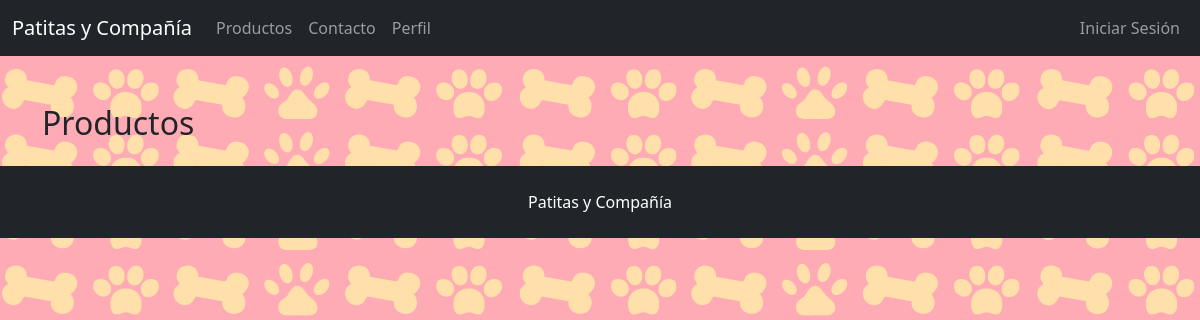
/productos/, run on an earlier commit of the app's database.
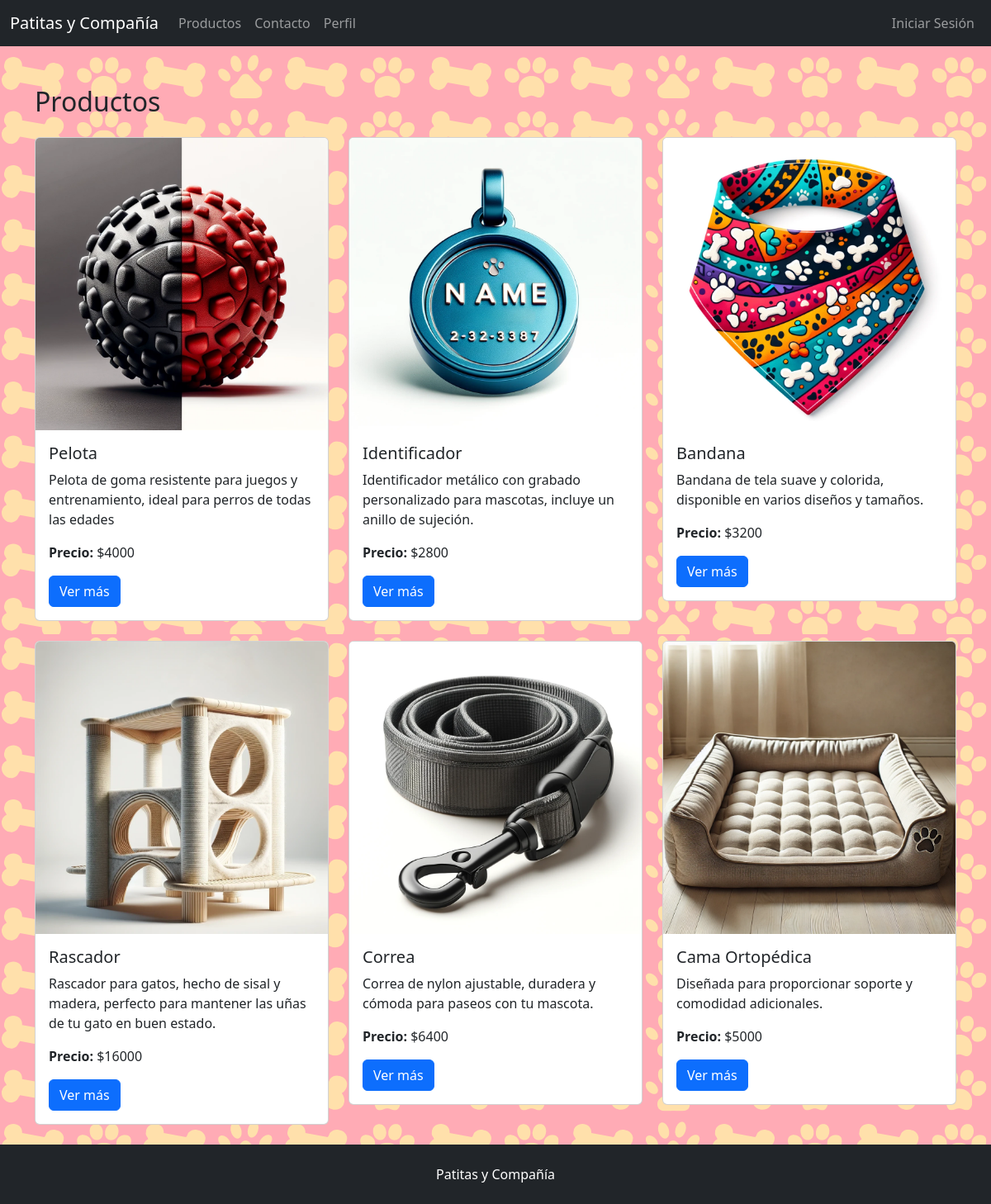
And on a later commit of the database.
### patitasYCompania/models.py (models this page shows, shortened)
class Producto(models.Model):
    nombre = models.CharField(max_length=100)
    precio = models.DecimalField(max_digits=10, decimal_places=0)
    descripcion = models.TextField()
    foto = models.ImageField(upload_to='productos/')

### patitasYCompania/views.py (the view)
# urls.py: path('productos/', views.product_list, name='product_list'),
def product_list(request):
    products = Producto.objects.all()
    return render(request, 'patitasYCompania/productos.html', {'products': products})

### patitasYCompania/templates/patitasycompania/productos.html (shortened to what this page needs)
{% extends 'patitasYCompania/base.html' %}
{% block content %}
<div class="container mt-5">
    <h2 class="mb-4">Productos</h2>
    <div class="row" id="productos">
        {% for product in products %}
        <div class="col-md-4">
            <div class="card mb-4">
                <img src="{{ product.foto.url }}" class="card-img-top" alt="{{ product.nombre }}">
                <div class="card-body">
                    <h5 class="card-title">{{ product.nombre }}</h5>
                    <p class="card-text">{{ product.descripcion|truncatewords:20 }}</p>
                    <p class="card-text"><strong>Precio:</strong> ${{ product.precio }}</p>
                    <a href="{% url 'product_detail' product.id %}" class="btn btn-primary">Ver más</a>
                </div>
            </div>
        </div>
        {% endfor %}
    </div>
</div>
{% endblock %}

### patitasYCompania/templates/patitasycompania/base.html (shortened to what this page needs)
<!DOCTYPE html>
<html lang="es">
<head>
    {% load static %}
    <link rel="stylesheet" href="{% static 'css/style.css' %}">
    <link href="https://cdn.jsdelivr.net/npm/bootstrap@5.3.3/dist/css/bootstrap.min.css" rel="stylesheet">
</head>
<body>
    <header>
        {% include 'patitasYCompania/navbar.html' %}
    </header>
    <main>
        {% block content %}{% endblock %}
    </main>
    <footer class="bg-dark py-4">
        <div class="container">
            <p class="m-0 text-white text-center">Patitas y Compañía</p>
        </div>
    </footer>
</body>
</html>

### patitasYCompania/templates/patitasycompania/navbar.html (shortened to what this page needs)
<nav class="navbar navbar-expand-lg navbar-dark bg-dark">
    <div class="container-fluid">
        <a class="navbar-brand" href="{% url 'index' %}">Patitas y Compañía</a>
        <div class="collapse navbar-collapse" id="navbarNav">
            <ul class="navbar-nav me-auto mb-2 mb-lg-0">
                <li class="nav-item">
                    <a class="nav-link" href="{% url 'product_list' %}">Productos</a>
                </li>
                <li class="nav-item">
                    <a class="nav-link" href="{% url 'contact' %}">Contacto</a>
                </li>
                <li class="nav-item">
                    <a class="nav-link" href="{% url 'user_profile' %}">Perfil</a>
                </li>
            </ul>
            <ul class="navbar-nav">
                {% if user.is_authenticated %}
                    <li class="nav-item">
                        <a class="nav-link" href="{% url 'user_profile' %}">{{ user.email }}</a>
                    </li>
                    <li class="nav-item">
                        <a class="nav-link" href="{% url 'logout' %}">Cerrar Sesión</a>
                    </li>
                {% else %}
                    <li class="nav-item">
                        <a class="nav-link" href="{% url 'login' %}">Iniciar Sesión</a>
                    </li>
                {% endif %}
            </ul>
        </div>
    </div>
</nav>

### patitasYCompania/static/css/style.css (style rules this page uses)
body { font-family: Arial, sans-serif; width: 100%; height: 100%; margin: 0; padding: 0; background-image: url('../img/fondo_decoracion.png'); }

What changed in the data, as far as the page shows it:
added Producto: foto (picture), nombre "Pelota", descripcion "Pelota de goma resistente para juegos y entrenamiento, ideal para perros de todas las edades", precio "4000"
added Producto: foto (picture), nombre "Identificador", descripcion "Identificador metálico con grabado personalizado para mascotas, incluye un anillo de sujeción.", precio "2800"
added Producto: foto (picture), nombre "Bandana", descripcion "Bandana de tela suave y colorida, disponible en varios diseños y tamaños.", precio "3200"
added Producto: foto (picture), nombre "Rascador", descripcion "Rascador para gatos, hecho de sisal y madera, perfecto para mantener las uñas de tu gato en buen estado.", precio "16000"
added Producto: foto (picture), nombre "Correa", descripcion "Correa de nylon ajustable, duradera y cómoda para paseos con tu mascota.", precio "6400"
added Producto: foto (picture), nombre "Cama Ortopédica", descripcion "Diseñada para proporcionar soporte y comodidad adicionales.", precio "5000"
